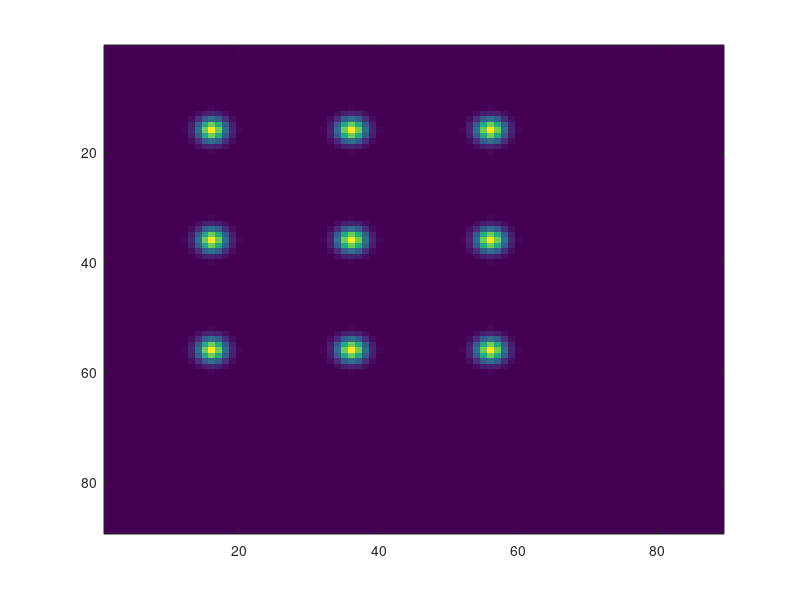
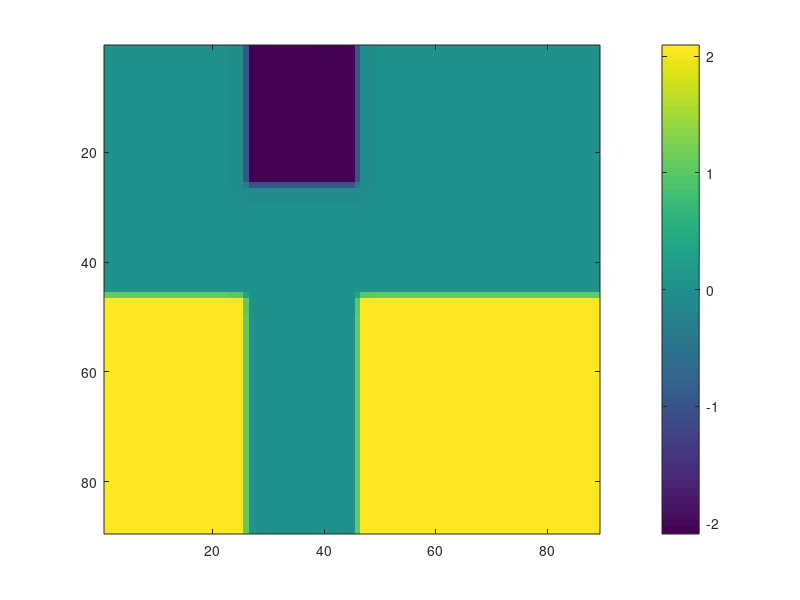

These charts were generated, in order, by the following MATLAB code: (Note: this script raises an error after producing the figures.)
clc;
clear all;
close all;

%% define a backbone
global lambda k AmpImage N M meshSize z;
N = 3; %3by3
space = 200e-6; %Spacing between elements
z = 1000e-6; % Distance of Image plane from the resonator plane

lambda = 1.550e-6;
k = 2 * pi / lambda;

Amp_sample = ones(N, N);
Phase_sample = [0	-2.09439510239320	0
            0	0	0
            2.09439510239320	0	2.09439510239320];

% sizeOfResonator = 10e-6; %10um.
spotSize = 20e-6;
meshSize = 10E-6;

boundary = 00e-6;

nearFields{N, N} = 0;

totalMesh = (space + boundary + spotSize) * (N + 1) / meshSize;

[xsNear, ysNear] = meshgrid((0:totalMesh) .* meshSize); % defining near field grid + xN/2

nearField = 0;

%% Generate the sample plane profile
for col = 1:N

    for row = 1:N
        nearFields{row, col} = Amp_sample(row, col) * exp((-((xsNear - boundary * 2 - (col - 0.25) * space).^2 ...
            + (ysNear - boundary * 2 - (row - 0.25) * space).^2) / (spotSize^2))) * exp(1i * Phase_sample(row, col));
        nearField = nearField + nearFields{row, col};
    end

end

figure;
imagesc(abs(nearField));

figure;
imagesc(angle(nearField));
colorbar

%% calculate the hologram
E_holo = HologramHelperClass.supperposition(conj(nearField));

figure;
imagesc(abs((E_holo .* E_holo)));

figure;
imagesc(angle(E_holo));
